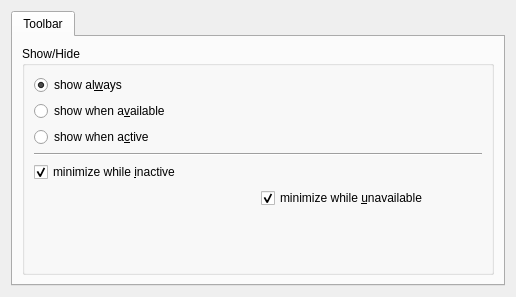
<?xml version="1.0" encoding="UTF-8"?>
<ui version="4.0">
 <class>Settings</class>
 <widget class="QWidget" name="Settings">
  <property name="geometry">
   <rect>
    <x>0</x>
    <y>0</y>
    <width>516</width>
    <height>297</height>
   </rect>
  </property>
  <layout class="QVBoxLayout" name="verticalLayout">
   <item>
    <widget class="QTabWidget" name="tabWidget">
     <property name="currentIndex">
      <number>0</number>
     </property>
     <widget class="QWidget" name="tab">
      <attribute name="title">
       <string>Toolbar</string>
      </attribute>
      <layout class="QHBoxLayout" name="horizontalLayout_2">
       <item>
        <widget class="QGroupBox" name="groupBox_2">
         <property name="title">
          <string>Show/Hide</string>
         </property>
         <layout class="QVBoxLayout" name="verticalLayout_3">
          <item>
           <widget class="QRadioButton" name="always">
            <property name="text">
             <string>show al&amp;ways</string>
            </property>
            <property name="checked">
             <bool>true</bool>
            </property>
           </widget>
          </item>
          <item>
           <widget class="QRadioButton" name="available">
            <property name="text">
             <string>show when a&amp;vailable</string>
            </property>
           </widget>
          </item>
          <item>
           <widget class="QRadioButton" name="active">
            <property name="text">
             <string>show when a&amp;ctive</string>
            </property>
           </widget>
          </item>
          <item>
           <widget class="Line" name="line">
            <property name="orientation">
             <enum>Qt::Horizontal</enum>
            </property>
           </widget>
          </item>
          <item>
           <layout class="QHBoxLayout" name="horizontalLayout_3">
            <item>
             <widget class="QCheckBox" name="inactive">
              <property name="text">
               <string>minimize while &amp;inactive</string>
              </property>
              <property name="checked">
               <bool>true</bool>
              </property>
             </widget>
            </item>
           </layout>
          </item>
          <item>
           <layout class="QHBoxLayout" name="horizontalLayout">
            <item>
             <widget class="QWidget" name="indent" native="true"/>
            </item>
            <item>
             <widget class="QCheckBox" name="unavailable">
              <property name="text">
               <string>minimize while &amp;unavailable</string>
              </property>
              <property name="checked">
               <bool>true</bool>
              </property>
             </widget>
            </item>
           </layout>
          </item>
          <item>
           <spacer name="verticalSpacer_2">
            <property name="orientation">
             <enum>Qt::Vertical</enum>
            </property>
            <property name="sizeHint" stdset="0">
             <size>
              <width>20</width>
              <height>40</height>
             </size>
            </property>
           </spacer>
          </item>
         </layout>
        </widget>
       </item>
      </layout>
     </widget>
    </widget>
   </item>
  </layout>
 </widget>
 <tabstops>
  <tabstop>tabWidget</tabstop>
  <tabstop>always</tabstop>
  <tabstop>available</tabstop>
  <tabstop>active</tabstop>
 </tabstops>
 <resources/>
 <connections/>
</ui>
